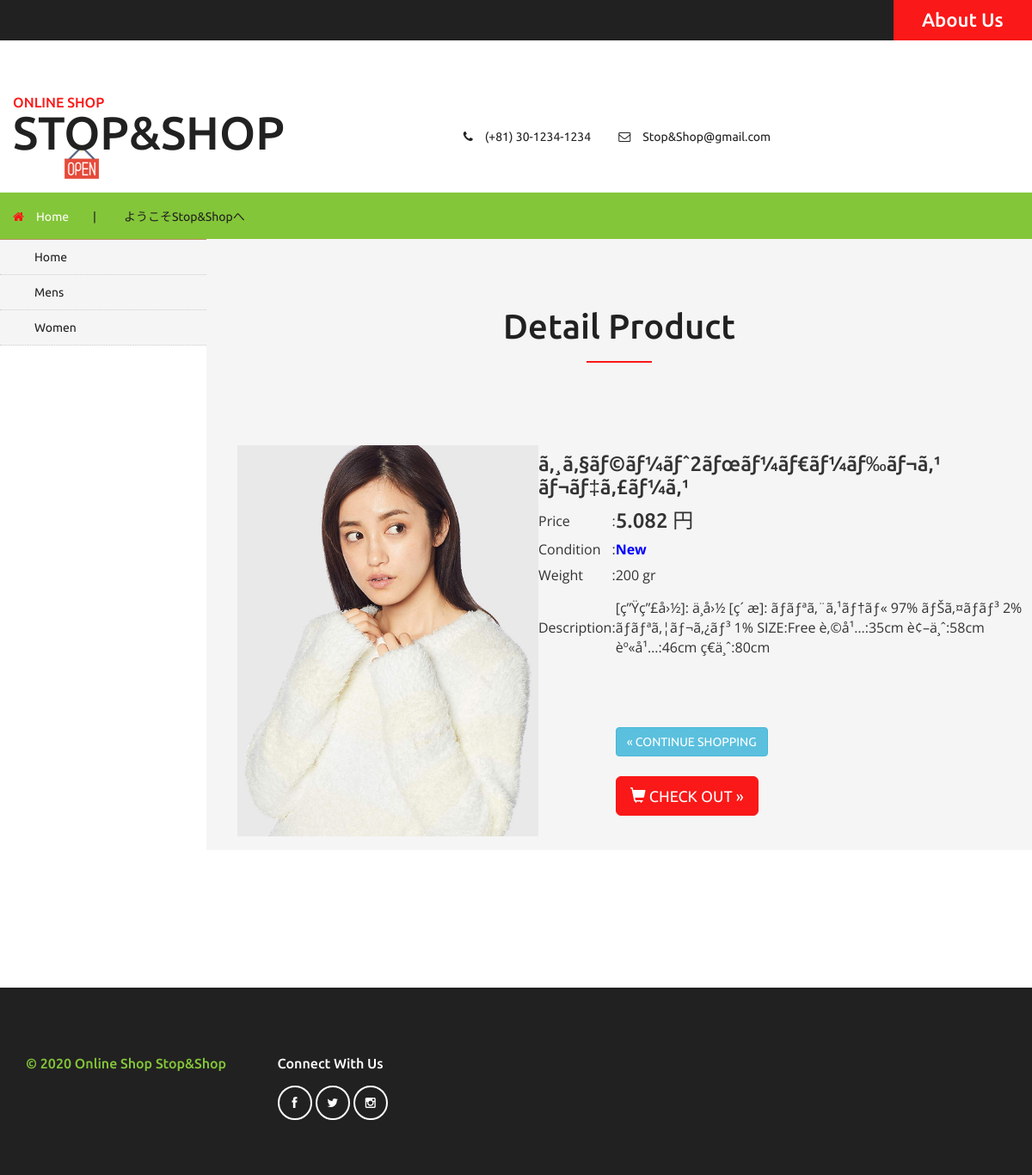
Screenshot of /index.php?pages=detailproduct&id=13 with the database file from the repository.
### tables this page shows
CREATE TABLE `product` (
  `id_product` int(11) NOT NULL,
  `name_product` varchar(100) NOT NULL,
  `price_product` int(11) NOT NULL,
  `weight_product` int(11) NOT NULL,
  `photo_product` varchar(100) NOT NULL,
  `description_product` text NOT NULL,
  `category_product` varchar(100) NOT NULL,
  `condition_product` varchar(30) NOT NULL
);

### detailproduct.php (the view, shortened to what this page needs)
<div class="top-brands">
    <h3> Detail Product </h3></div>
    <div class="w3l_fresh_vegetables_grids">
        <?php
        $get = $connectdb->query("SELECT * FROM product WHERE id_product='$_GET[id]'");
        $detail= $get->fetch_assoc();
        ?>
        <div class="hero-unit" style="margin-left: 20px;">
        <table>
        <tr>
            <td rowspan="0"><img src="photo_product/<?php echo $detail['photo_product']; ?>" class="image_detail" /></td>
        </tr>
        <tr>
            <td colspan="5"><div class="title"><h3><?php echo $detail['name_product']; ?></h3></div></td>
        </tr>
        <tr>
            <td>Price</td>
            <td>:</td>
    	   <td><div><h3><?php echo number_format($detail['price_product'],0,",",".")." 円";?></h3></div></td>
        </tr>
        <tr>
            <td>Condition</td>
            <td>:</td>
            <td><div>
                <?php if ($detail['condition_product'] =="New"){
    	        echo '<strong style="color: blue;">New</strong>';
                }
                else {
    	           echo '<strong style="color: red;">Sale</strong>';
                }; ?>
                </div>
            </td>
        </tr>
        <tr>
            <td>Weight</td>
            <td>:</td>
            <td><div><?php echo $detail['weight_product']." gr"; ?></div></td>
        </tr>
        <tr>
            <td>Description</td>
            <td>:</td>
            <td><div><?php echo $detail['description_product']; ?></div></td>
        </tr>
    	<tr>
            <td></td>
            <td></td>
    		<td>
    		<br>
    		<br>
    		<a href="index.php" class="btn btn-info">&laquo; CONTINUE SHOPPING</a>
    		<br>
    		<br>
    		<div class="clear">
    		<a href="index.php?pages=checkout&id=<?php echo $detail['id_product'];?>" class="btn btn-lg btn-danger"><i class="glyphicon glyphicon-shopping-cart icon-white"></i> CHECK OUT &raquo;</a> </div>
        </tr>
        </table>
    </div>
</div>

### rows the page displays
product: photo_product (picture), name_product "ã‚¸ã‚§ãƒ©ãƒ¼ãƒˆ2ãƒœãƒ¼ãƒ€ãƒ¼ãƒ‰ãƒ¬ã‚¹ ãƒ¬ãƒ‡ã‚£ãƒ¼ã‚¹", price_product "5.082", weight_product "200", description_product "[ç”Ÿç”£å›½]: ä¸­å›½ [ç´ æ]: ãƒãƒªã‚¨ã‚¹ãƒ†ãƒ« 97% ãƒŠã‚¤ãƒ­ãƒ³ 2% ãƒãƒªã‚¦ãƒ¬ã‚¿ãƒ³ 1% SIZE:Free è‚©å¹…:35cm è¢–ä¸ˆ:58cm èº«å¹…:46cm ç€ä¸ˆ:80cm"
